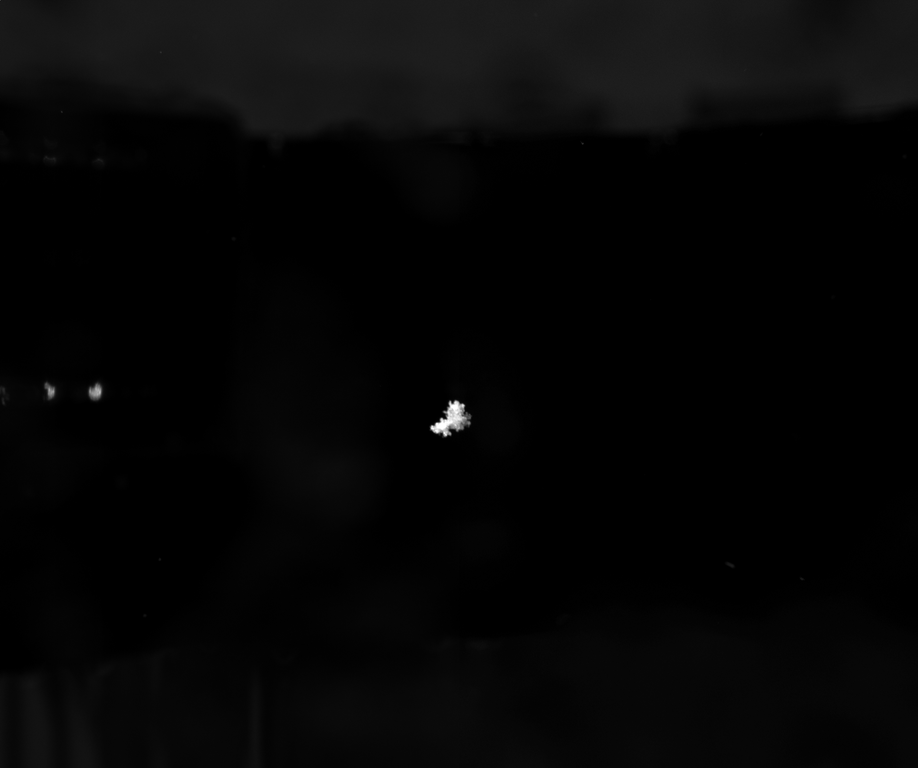
#> input picture mascdb/masclab/old/MASC analysis/Samples/2015.06.20_09.25.13_flake_47090_cam_0.png, 918 x 768 px, shrunk from 2448 x 2048 before the run
$ python masc_process.py --input '../MASC analysis/Samples' --output out
#> lines starting #> are read from the running program, lines starting #| are printed output that depends on the picture; after the words box and inside, x2 and y2 are one past the last pixel; in counts of white or black regions, pixels touching at a corner belong together
# masc_process.py

import os
import cv2
import numpy as np
from scipy.io import savemat
from glob import glob

def process_masc_images(root_dir, output_dir, crop_size=256):
    """
    Process all .png images in a MASC campaign folder structure,
    detect snowflakes and save cropped images and descriptor .mat files.

    Parameters:
    - root_dir: Root path to campaign folder (with camera subfolders)
    - output_dir: Where to save results (cropped images and .mat files)
    - crop_size: Minimum crop size (if larger than object, will be padded)
    """
#> called with root_dir = '../MASC analysis/Samples', output_dir = 'out', crop_size = 256
    all_pngs = glob(os.path.join(root_dir, "**", "*.png"), recursive=True)
    print(f"Found {len(all_pngs)} PNG images under {root_dir}")

    for img_path in all_pngs:
        img = cv2.imread(img_path, cv2.IMREAD_GRAYSCALE)
#> img is the input picture: shape (768, 918); min 0, max 255, mean 5.7
        if img is None:
            continue

        # --- Improved ROI detection ---
        _, binary = cv2.threshold(img, 50, 255, cv2.THRESH_BINARY_INV)
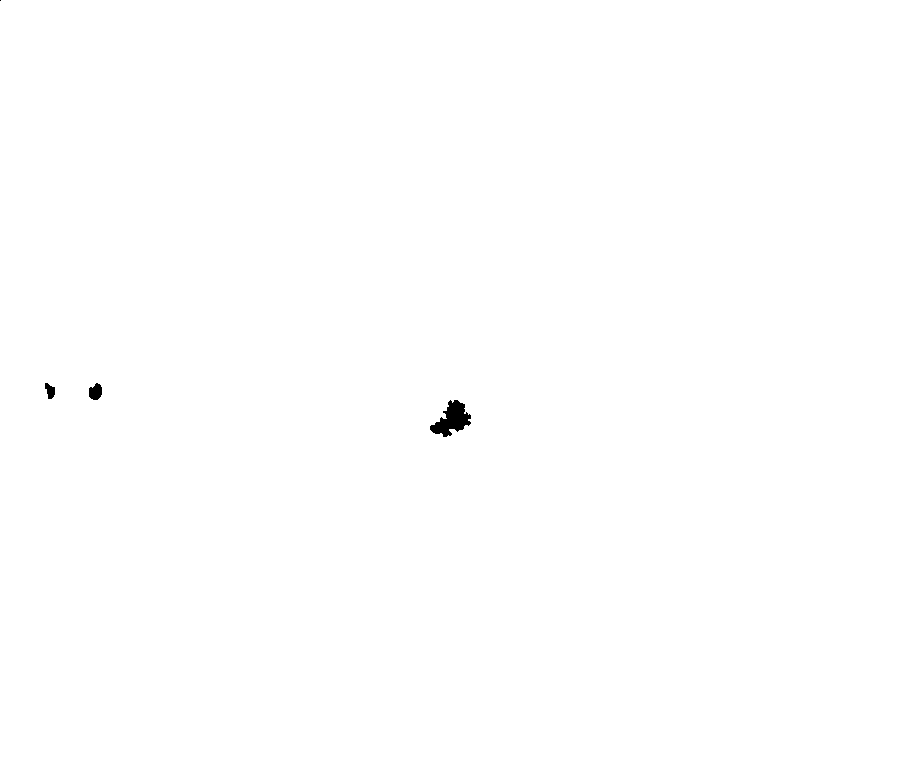
#> binary: shape (768, 918); 99.8% white; 4 black regions (1 under 20 px), largest, box (x1, y1, x2, y2) and area: (430, 400, 471, 437) 799, (89, 383, 102, 400) 169, (45, 383, 55, 399) 107
        contours, _ = cv2.findContours(binary, cv2.RETR_EXTERNAL, cv2.CHAIN_APPROX_SIMPLE)
#> contours = 1 item

        # Skip small contours (noise)
        contours = [c for c in contours if cv2.contourArea(c) > 500]
        if not contours:
            print(f"No significant object found in {img_path}")
            continue

        # Take the largest contour only
        cnt = max(contours, key=cv2.contourArea)
#> cnt = [[1, 0], [0, 1], [0, 767], [917, 767], [917, 0]]
        x, y, w, h = cv2.boundingRect(cnt)
#> x = 0; y = 0; w = 918; h = 768

        # Add margin around the bounding box
        padding_ratio = 0.5
        pad_w = int(w * padding_ratio)
#> pad_w = 459
        pad_h = int(h * padding_ratio)
#> pad_h = 384

        xmin = max(0, x - pad_w)
#> xmin = 0
        ymin = max(0, y - pad_h)
#> ymin = 0
        xmax = min(img.shape[1], x + w + pad_w)
#> xmax = 918
        ymax = min(img.shape[0], y + h + pad_h)
#> ymax = 768
        crop = img[ymin:ymax, xmin:xmax]

        # Build output paths mirroring input folder structure
        rel_path = os.path.relpath(img_path, root_dir)
        rel_dir = os.path.dirname(rel_path)
        out_subdir = os.path.join(output_dir, rel_dir)
        os.makedirs(out_subdir, exist_ok=True)

        base = os.path.splitext(os.path.basename(img_path))[0]
        crop_name = f"{base}_roi.png"
        mat_name = f"{base}_roi.mat"

        out_crop_path = os.path.join(out_subdir, crop_name)
        out_mat_path = os.path.join(out_subdir, mat_name)

        cv2.imwrite(out_crop_path, crop)

        # Example descriptors
        descriptors = {
            'area': float(cv2.contourArea(cnt)),
            'perimeter': float(cv2.arcLength(cnt, True)),
            'bbox': [int(x), int(y), int(w), int(h)],
            'padded_bbox': [int(xmin), int(ymin), int(xmax - xmin), int(ymax - ymin)]
        }
#> descriptors = {'area': 703338.5, 'perimeter': 3367.4, 'bbox': [0, 0, 918, 768], 'padded_bbox': [0, 0, 918, 768]}

        savemat(out_mat_path, descriptors)

        print(f"Processed {img_path} with crop saved to {crop_name}")
#> pass 2 of the loop in process_masc_images, `for img_path in all_pngs:`:
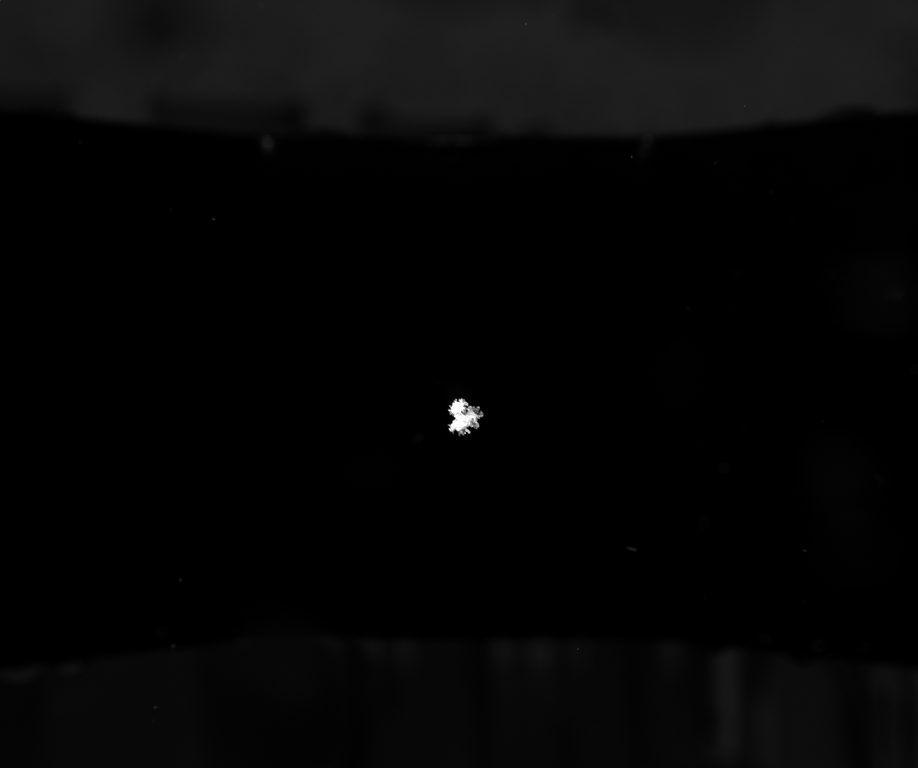
#> input picture mascdb/masclab/old/MASC analysis/Samples/2015.06.20_09.25.13_flake_47090_cam_1.png, 918 x 768 px, shrunk from 2448 x 2048 before the run
#> in process_masc_images, img is the input picture: shape (768, 918); min 0, max 255, mean 5.9
#> in process_masc_images, `_, binary = cv2.threshold(img, 50, 255, cv2.THRESH_BINARY_INV)`:
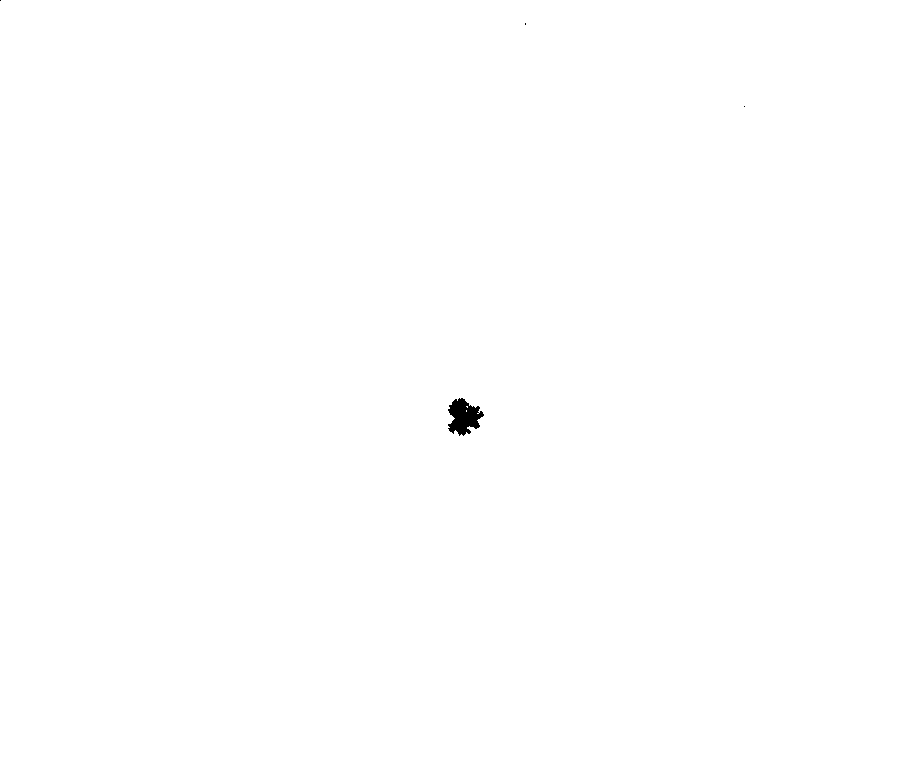
#> binary: shape (768, 918); 99.9% white; 4 black regions (3 under 20 px), largest, box (x1, y1, x2, y2) and area: (448, 398, 484, 436) 844

if __name__ == "__main__":
    import argparse
    parser = argparse.ArgumentParser(description="Process MASC PNG images and extract snowflake crops + features")
    parser.add_argument("--input", required=True, help="Root input folder (campaign)")
    parser.add_argument("--output", required=True, help="Output folder for processed data")
    parser.add_argument("--crop", type=int, default=256, help="Minimum crop size (used if no bbox) — unused in this version")
    args = parser.parse_args()

    process_masc_images(args.input, args.output, args.crop)
